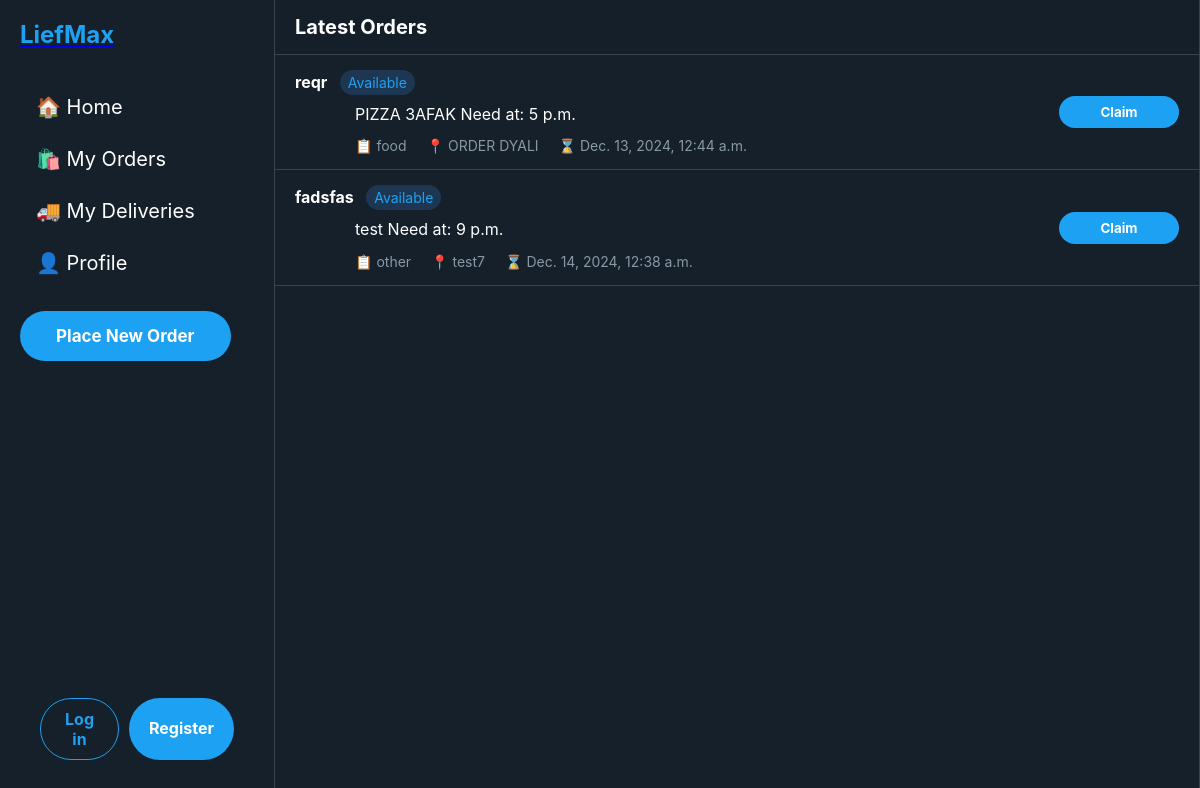
The app's page /, older data.
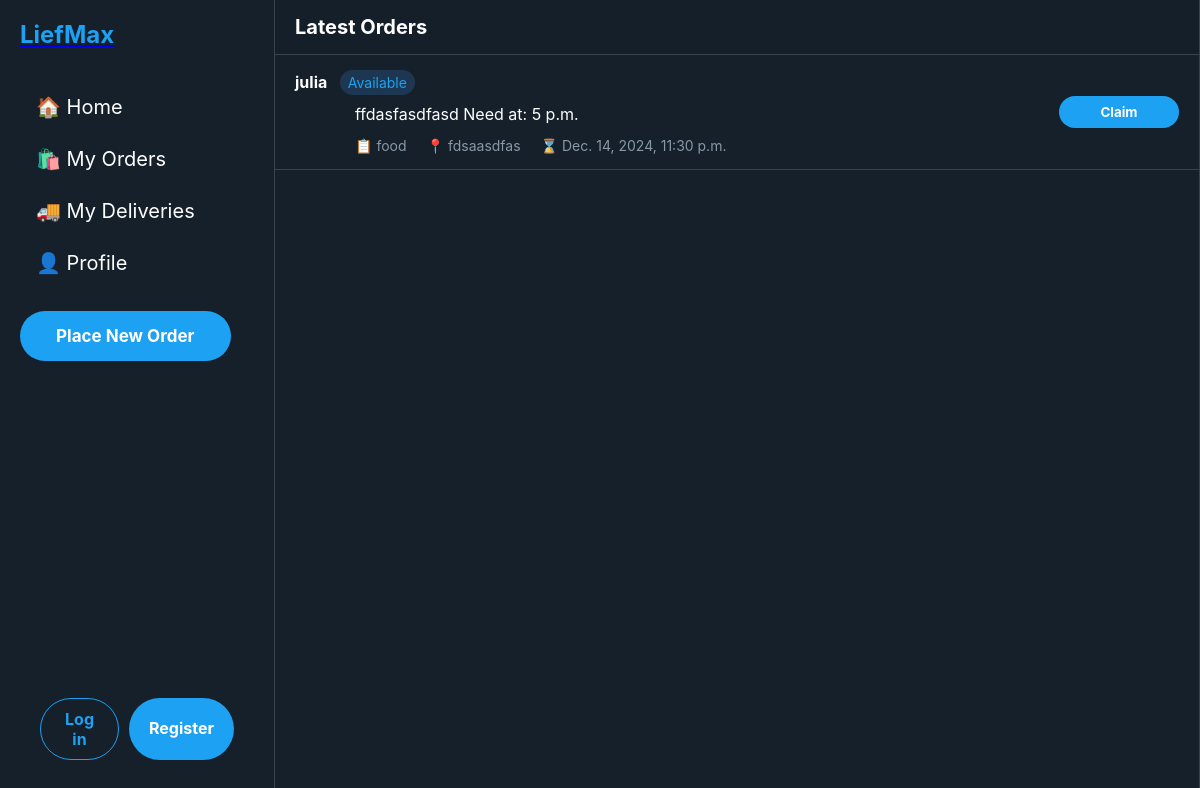
The same page, newer data.
### orders/models.py (models this page shows, shortened)
class Order(models.Model):
    CATEGORY_CHOICES = [
        ('groceries', 'Groceries'),
        ('food', 'Food'),
        ('other', 'Other')
    ]
    user = models.ForeignKey(User, on_delete=models.CASCADE, related_name='orders')
    location = models.CharField(max_length=255)
    items = models.TextField()
    preferred_delivery_time = models.TimeField()
    category = models.CharField(max_length=20, choices=CATEGORY_CHOICES)
    is_claimed = models.BooleanField(default=False)
    delivery_agent = models.ForeignKey(User, null=True, blank=True, on_delete=models.SET_NULL, related_name='deliveries')
    created_at = models.DateTimeField(auto_now_add=True)
    is_confirmed = models.BooleanField(default=False)
    is_delivery_agent_confirmed = models.BooleanField(default=False)
    is_canceled = models.BooleanField(default=False)
    cancellation_reason = models.CharField(max_length=255, null=True, blank=True)
    expected_delivery_time = models.DateTimeField(null=True, blank=True)

### orders/views.py (the view)
# urls.py: path('', views.order_list, name='order_list'),
def order_list(request):
    orders = Order.objects.filter(is_claimed=False).order_by('preferred_delivery_time')
    return render(request, 'orders/order_list.html', {'orders': orders})

### orders/templates/orders/order_list.html (shortened to what this page needs)
{% extends "base.html" %}
{% block content %}
<main class="main-content">
    <div class="header">Latest Orders</div>
    {% for order in orders %}
        {% if order.is_claimed == False %}
            <div class="post">
                <div class="post-header">
                    <div class="post-info">
                        <span class="user-name">{{order.user}}</span>
                        {% if order.is_claimed == False %}
                            <span class="order-tag available">Available</span>
                        {% else %}
                            <span class="order-tag claimed">Claimed</span>
                        {% endif %}
                    </div>
                </div>
                <div class="post-content">
                    {{order.items}}
                    Need at: {{order.preferred_delivery_time}}
                </div>
                <div class="post-actions">
                    <span class="action">📋 {{order.category}}</span>
                    <span class="action">📍 {{order.location}}</span>
                    <span class="action">⌛ {{order.created_at}}</span>
                </div>
                {% if order.is_claimed == False and order.user != request.user %}
                    <a href="{% url 'claim_order_page' order.id %}">
                        <button class="claim-button">Claim</button>
                    </a>
                {% endif %}
            </div>
        {% endif %}
    {% endfor %}
</main>
{% endblock %}

### orders/templates/base.html (shortened to what this page needs)
<!DOCTYPE html>
<html lang="en" class="dark">
<head>
</head>
<body>
    <div class="sidebar">
        <a href="{% url 'order_list' %}"><div class="logo">LiefMax </div></a>
        <nav>
            <a href="{% url 'order_list' %}" class="nav-item">🏠 Home</a>
            <a href="{% url 'client_orders' %}" class="nav-item">🛍️ My Orders</a>
            <a href="{% url 'deliveries' %}" class="nav-item">🚚 My Deliveries</a>
            <a href="{% url 'profile' %}" class="nav-item">👤 Profile</a>
            <a href="{% url 'place_order' %}">
                <button class="post-button">Place New Order</button>
            </a>
        </nav>
        <div class="auth-buttons">
            {% if user.is_authenticated == False %}
            <a href="{% url 'login' %}" class="auth-button login">Log in</a>
            <a href="{% url 'register' %}" class="auth-button register">Register</a>
            {% else %}
            <a href="{% url 'logout' %}" class="auth-button register">Logout</a>
            {% endif %}
        </div>
    </div>
    {% block content%}
    {% endblock %}
</body>

### orders/templates/base.html (style rules this page uses)
:root { --background: #15202B; --text: #FFFFFF; --secondary-text: #8899A6; --border: #38444D; --primary: #1DA1F2; --hover: #192734; --card-bg: #192734; }
* { margin: 0; padding: 0; box-sizing: border-box; font-family: -apple-system, BlinkMacSystemFont, "Segoe UI", Roboto, Helvetica, Arial, sans-serif; }
body { display: flex; min-height: 100vh; background: var(--background); color: var(--text); flex-direction: column; }
.auth-buttons { display: flex; gap: 10px; margin-top: auto; padding: 20px; }
.auth-button { padding: 10px 20px; border-radius: 9999px; cursor: pointer; font-weight: bold; text-decoration: none; text-align: center; flex: 1; }
.login { background: transparent; border: 1px solid var(--primary); color: var(--primary); }
.register { background: var(--primary); border: none; color: white; padding: 20px 20px; }
.sidebar { width: 275px; padding: 20px; border-right: 1px solid var(--border); position: fixed; height: 100vh; display: flex; flex-direction: column; background: var(--background); }
.main-content { flex: 1; margin-left: 275px; border-right: 1px solid var(--border); min-width: 600px; background: var(--background); }
.logo { font-size: 24px; font-weight: bold; margin-bottom: 30px; color: var(--primary); }
.nav-item { display: flex; align-items: center; padding: 12px 16px; margin: 4px 0; border-radius: 9999px; cursor: pointer; font-size: 20px; color: var(--text); text-decoration: none; }
.post-button { background: var(--primary); color: white; border: none; padding: 15px 0; border-radius: 9999px; font-size: 17px; font-weight: bold; width: 90%; cursor: pointer; margin-top: 20px; }
.header { padding: 15px 20px; font-size: 20px; font-weight: bold; border-bottom: 1px solid var(--border); position: sticky; top: 0; background: rgba(21, 32, 43, 0.9); backdrop-filter: blur(12px); }
.post { padding: 15px 20px; border-bottom: 1px solid var(--border); cursor: pointer; position: relative; display: flex; flex-wrap: wrap; }
.post-header { width: 100%; display: flex; align-items: center; margin-bottom: 8px; }
.post-content { width: calc(100% - 130px); margin-left: 60px; margin-bottom: 12px; line-height: 1.4; padding-right: 20px; }
.claim-button { position: absolute; right: 20px; top: 50%; transform: translateY(-50%); background: var(--primary); color: white; border: none; padding: 10px 20px; border-radius: 9999px; font-weight: bold; cursor: pointer; min-width: 120px; text-align: center; transition: background-color 0.2s; }
.post-info { flex: 1; min-width: 0; }
.user-name { font-weight: bold; white-space: nowrap; overflow: hidden; text-overflow: ellipsis; }
.post-content { margin-left: 60px; margin-bottom: 12px; line-height: 1.4; padding-right: 100px; }
.post-actions { display: flex; margin-left: 60px; gap: 20px; color: var(--secondary-text); }
.action { color: var(--secondary-text); font-size: 14px; cursor: pointer; }
.claim-button { position: absolute; right: 20px; top: 50%; transform: translateY(-50%); background: var(--primary); color: white; border: none; padding: 8px 16px; border-radius: 9999px; font-weight: bold; cursor: pointer; }
.order-tag { display: inline-block; padding: 4px 8px; border-radius: 16px; font-size: 14px; margin-left: 8px; }
.available { background: #1d3753; color: var(--primary); }

Row changes from the older to the newer data that the page shows:
no longer on this page (row edited): Order: user "reqr", is_claimed "Available", items "PIZZA 3AFAK", preferred_delivery_time "5 p.m.", category "food", location "ORDER DYALI", created_at "Dec. 13, 2024, 12:44 a.m."
no longer on this page (row edited): Order: user "fadsfas", is_claimed "Available", items "test", preferred_delivery_time "9 p.m.", category "other", location "test7", created_at "Dec. 14, 2024, 12:38 a.m."
added Order: user "julia", is_claimed "Available", items "ffdasfasdfasd", preferred_delivery_time "5 p.m.", category "food", location "fdsaasdfas", created_at "Dec. 14, 2024, 11:30 p.m."
